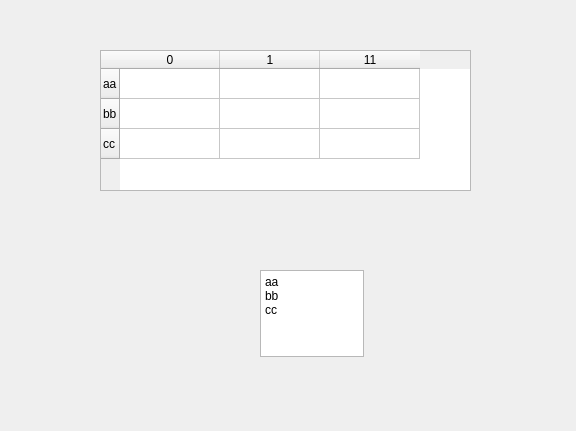
<?xml version="1.0" encoding="UTF-8"?>
<ui version="4.0">
 <class>Test</class>
 <widget class="QWidget" name="Test">
  <property name="geometry">
   <rect>
    <x>0</x>
    <y>0</y>
    <width>576</width>
    <height>431</height>
   </rect>
  </property>
  <property name="windowTitle">
   <string>Form</string>
  </property>
  <widget class="QTableWidget" name="tableWidget">
   <property name="geometry">
    <rect>
     <x>100</x>
     <y>50</y>
     <width>371</width>
     <height>141</height>
    </rect>
   </property>
   <row>
    <property name="text">
     <string>aa</string>
    </property>
   </row>
   <row>
    <property name="text">
     <string>bb</string>
    </property>
   </row>
   <row>
    <property name="text">
     <string>cc</string>
    </property>
   </row>
   <column>
    <property name="text">
     <string>0</string>
    </property>
   </column>
   <column>
    <property name="text">
     <string>1</string>
    </property>
   </column>
   <column>
    <property name="text">
     <string>11</string>
    </property>
   </column>
  </widget>
  <widget class="QPlainTextEdit" name="plainTextEdit">
   <property name="geometry">
    <rect>
     <x>260</x>
     <y>270</y>
     <width>104</width>
     <height>87</height>
    </rect>
   </property>
   <property name="plainText">
    <string>aa
bb
cc</string>
   </property>
  </widget>
 </widget>
 <resources/>
 <connections/>
</ui>
